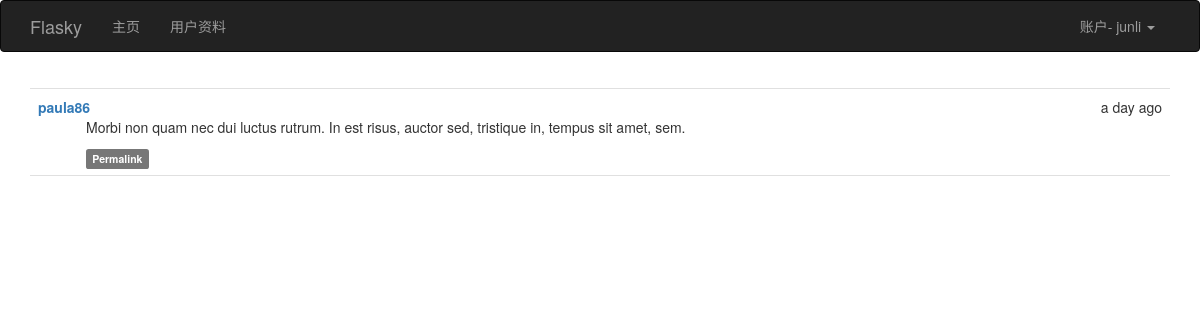
/post/80 (signed in), run on the app's committed database.
### app/models.py (models this page shows, shortened)
class User(UserMixin, db.Model):
    __tablename__ = 'users'
    id = db.Column(db.Integer, primary_key=True)
    username = db.Column(db.String(64), unique=True, index=True)
    email = db.Column(db.String(64), unique=True,index=True)
    role_id = db.Column(db.Integer, db.ForeignKey('roles.id'))
    password_hash = db.Column(db.String(128))
    confirmed = db.Column(db.Boolean, default= False)
    name = db.Column(db.String(64))
    location = db.Column(db.String(128))
    about_me = db.Column(db.Text())
    member_since = db.Column(db.DateTime(), default=datetime.utcnow)
    last_seen = db.Column(db.DateTime(), default=datetime.utcnow)
    posts = db.relationship('Post', backref='author', lazy='dynamic')
    followed = db.relationship('Follow', foreign_keys=[Follow.follower_id], backref=db.backref('follower', lazy='joined')
                               , lazy='dynamic', cascade='all,delete-orphan')
    followers = db.relationship('Follow', foreign_keys=[Follow.followed_id], backref=db.backref('followed',lazy='joined')
                                , lazy='dynamic',cascade='all,delete-orphan')
    @property
    def password(self):
        raise AttributeError('password is not a readable attribute')
    def can(self, permission):
        return self.role is not None and self.role.permissions & permission == permission
    def is_administrator(self):
        return self.can(Permission.ADMINISTER)
    def ping(self):
        self.last_seen = datetime.utcnow()
        db.session.add(self)

class Post(db.Model):
    __tablename__ = 'posts'
    id = db.Column(db.Integer, primary_key=True)
    body = db.Column(db.Text)
    timestamp = db.Column(db.DateTime, index=True, default=datetime.utcnow)
    author_id = db.Column(db.Integer, db.ForeignKey('users.id'))
    body_html = db.Column(db.Text)

### app/main/views.py (the view)
@main.route('/post/<int:id>')
def post(id):
    p = Post.query.get_or_404(id)
    return render_template('post.html', posts=[p])

### app/auth/views.py (called while the page is built)
@auth.before_app_request
def before_request():
    if current_user.is_authenticated:
        current_user.ping()
        if not current_user.confirmed and request.endpoint[:5] != 'auth.':
            return redirect(url_for('auth.unconfirmed'))

### app/main/__init__.py (called while the page is built)
@main.app_context_processor
def inject_permissions():
    return dict(Permission=Permission)

### app/models.py (called while the page is built)
@login_manager.user_loader
def load_user(user_id):
    return User.query.get(int(user_id))

### app/templates/post.html (shortened to what this page needs)
{%  extends "base.html" %}
{%  import "bootstrap/wtf.html" as wtf %}
{%  import "_macros.html" as macros %}
{% block page_content %}
  {%  include '_posts.html' %}
{% endblock %}

### app/templates/base.html (shortened to what this page needs)
{% extends "bootstrap/base.html" %}
{% block head %}
{{ super() }}
<link rel="stylesheet" type="text/css" href="{{ url_for('static', filename='style.css') }}">
{% endblock %}
{% block navbar %}
<div class="navbar navbar-inverse" role="navigation">
    <div class="container">
        <div class="navbar-header">
            <a class="navbar-brand" href="{{ url_for('main.index') }}">Flasky</a>
        </div>
        <div class="navbar-collapse collapse">
            <ul class="nav navbar-nav">
                <li><a href="{{ url_for('main.index') }}">主页</a></li>
                {%  if current_user.is_authenticated %}
                    <li><a href="{{  url_for('main.user', username=current_user.username) }}">用户资料</a></li>
                {%  endif %}
            </ul>
            <ul class="nav navbar-nav navbar-right">
                {% if current_user.is_authenticated %}
                <li class="dropdown">
                <a href="#" class="dropdown-toggle" data-toggle="dropdown">账户- {{ current_user.username }} <b class="caret"></b></a>
                </li>
                {% else %}
                <li><a href="{{ url_for('auth.login') }}">登录</a></li>
                {% endif %}
            </ul>
        </div>
    </div>
</div>
{% endblock %}
{% block content %}
<div class="container">
    {% block page_content %}{% endblock %}
</div>
{% endblock %}

### app/templates/_posts.html (shortened to what this page needs)
  <ul class="posts">
        {% for post in posts %}
            <li class="post">
                <div class="post-date">
                    {{ moment(post.timestamp).fromNow() }}
                </div>
                <div class="post-author">
                    <a href="{{ url_for('.user', username=post.author.username) }}">{{ post.author.username }}</a>
                </div>
                <div class="post-content">
                    {% if post.body_html %}
                        {{  post.body_html | safe }}
                    {% else %}
                        {{ post.body }}
                    {% endif %}
                    <div class="post-footer">
                        <a href="{{ url_for('.post', id=post.id) }}">
                            <span class="label label-default">Permalink</span>
                        </a>
                    </div>
                </div>
            </li>
        {% endfor %}
    </ul>

### app/static/style.css (style rules this page uses)
ul.posts { list-style-type: none; padding: 0px; margin: 16px 0px 0px 0px; border-top: 1px solid #e0e0e0; }
ul.posts li.post { padding: 8px; border-bottom: 1px solid #e0e0e0; }
div.post-date { float: right; }
div.post-author { font-weight: bold; }
div.post-content { margin-left: 48px; min-height: 48px; }

### data on the page
User: username "junli"
Post: timestamp "a day ago", author.username "paula86", body_html "Morbi non quam nec dui luctus rutrum. In est risus, auctor sed, tristique in, tempus sit amet, sem."
